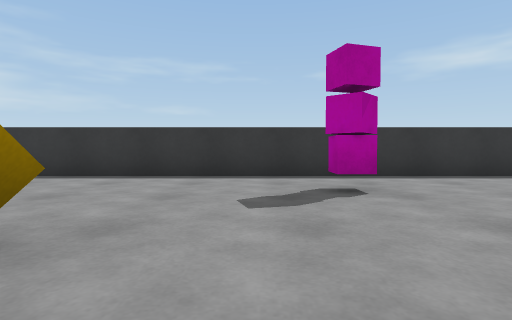
View 1 (above)

16 first-person views from a walk through a Unity game level. The camera is 0.55 m above the floor, tilts 2° down and sees 80° across. The floor is counted in squares, 1 m on a side. Each view is taken from the middle of a square. On the plan, view 1 faces up. The plan holds only what a view shows up to about 9 squares ahead; the rest is blank. The player character is not drawn. Surface patterns are stand-ins for the level's own textures.

View 2
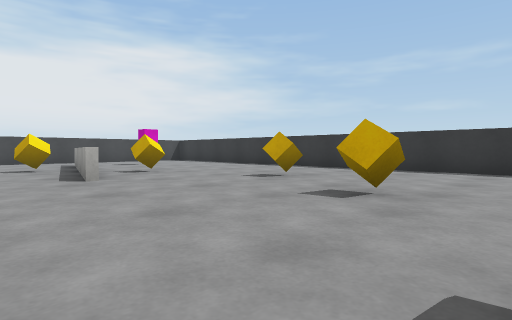

View 3
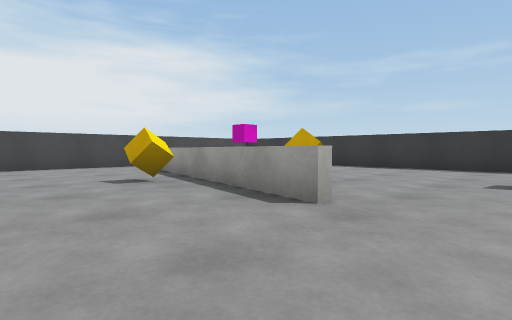

View 4
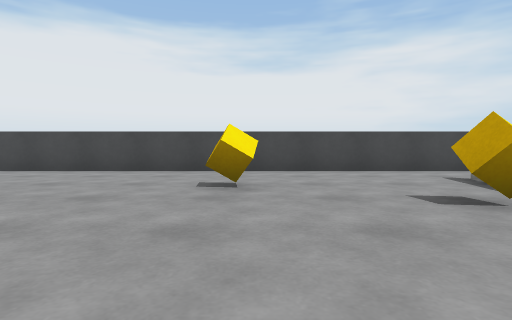

View 5
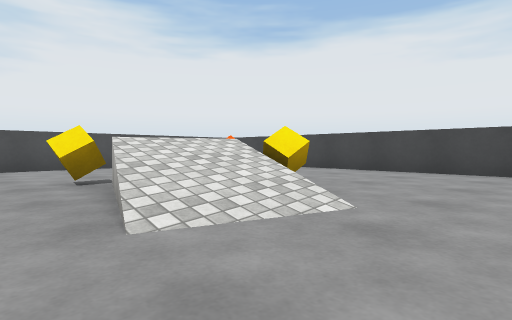

View 6
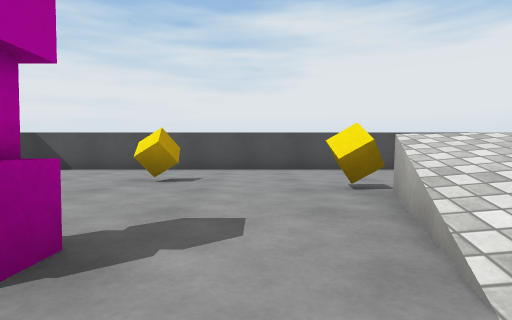

View 7
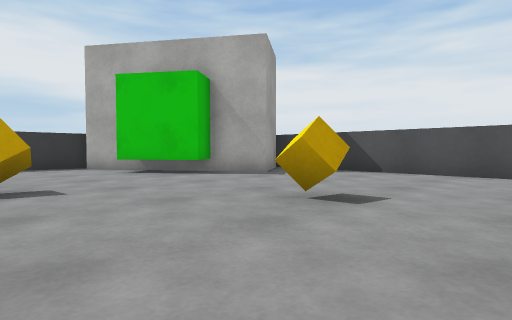

View 8
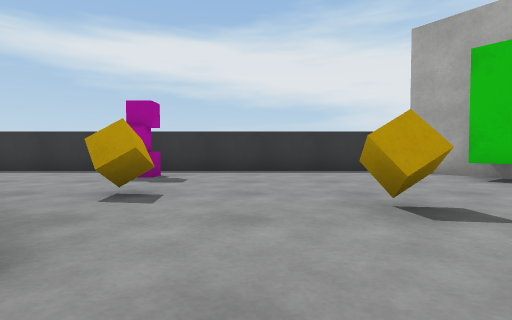

View 9
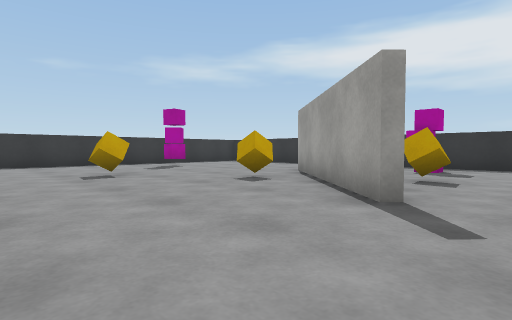

View 10
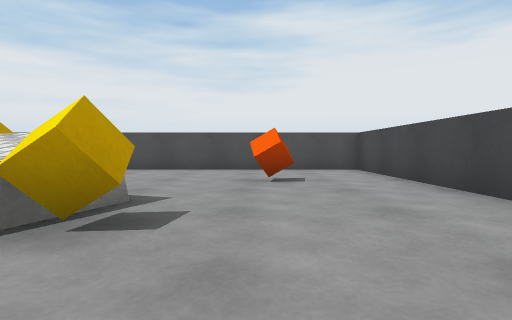

View 11
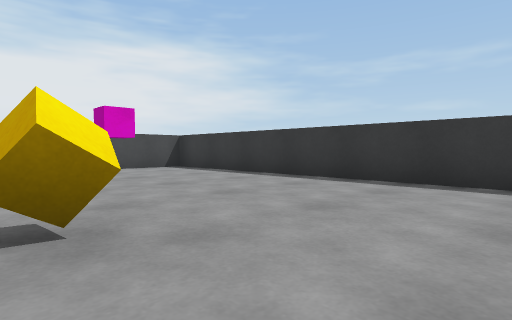

View 12
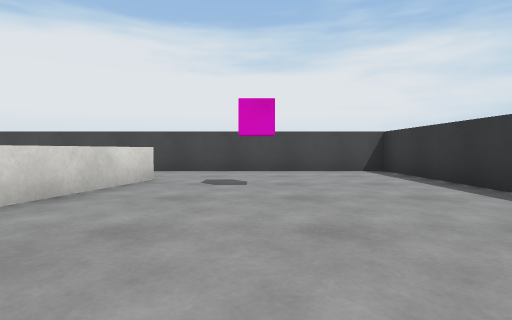

View 13
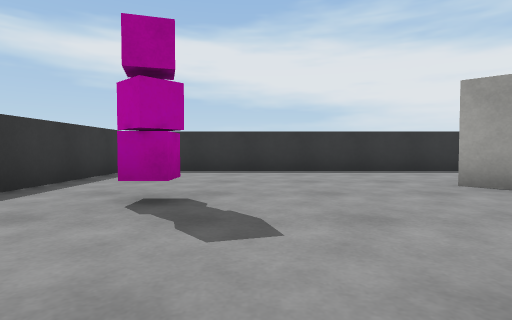

View 14
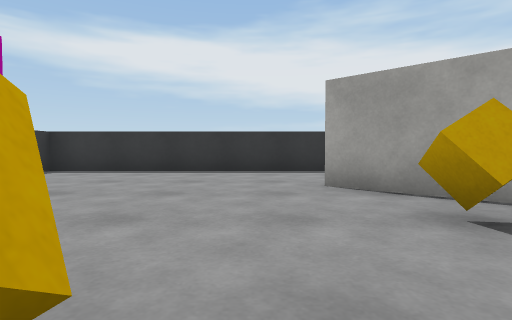

View 15
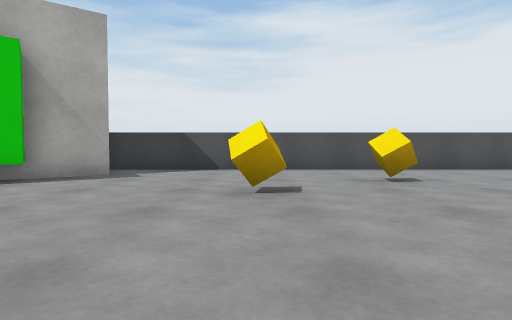

View 16
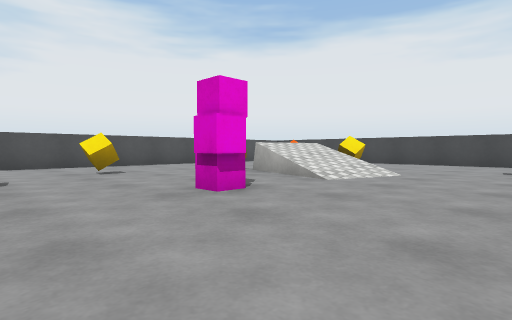

### Floor plan
Points are (right, up) in squares from view 1. A wall is a line through its corners. A room is listed if a view was taken in it or the views show most of it. See-through windows are left out.
Room 1 (views 1, 2, 3, 4, 5, 6, 7, 8, 9, 10, 11, 12, 13, 14, 15, 16)
walls: (-5.7, -0.4) (-11.5, 0.9); (-0.9, -3.7) (2.6, 0); (-11.6, 1.2) (-8.9, 0.5); (5.7, -8.9) (5.7, 6.3) (-13.8, 6.3) (-13.8, -13.3) (2, -13.3); (2, -12.8) (1.1, -11.5) (5.3, -8.6)
objects: cube (-11, -10); cube (-10, -7); cube (-10, -3); pink cube (-10, 3); cube (-9, -1); cube (-7, -9); cube (-7, 1); pink cube (-5, -6); cube (-4, -10); cube (-4, 3); cube (-2, -9); cube (-2, 2); cube (0, -1); cube (1, -6); pink cube (1, 4); block (2, -10) to (3, -9); cube (2, -3); pink cube (4, -3)

Positions as (right, up) in squares from view 1, and headings:
1: (0, 0), facing up
2: (0, -2), facing up-left
3: (-4, -3), facing up-left
4: (-6, -3), facing left
5: (-6, -4), facing down-left
6: (-6, -5), facing down
7: (-4, -6), facing down-right
8: (-2, -5), facing right
9: (-4, -5), facing up-right
10: (-11, -5), facing down
11: (-5, 1), facing up-left
12: (-6, 3), facing left
13: (-2, 3), facing right
14: (-2, 1), facing right
15: (-2, -5), facing down
16: (-2, -3), facing down-left
